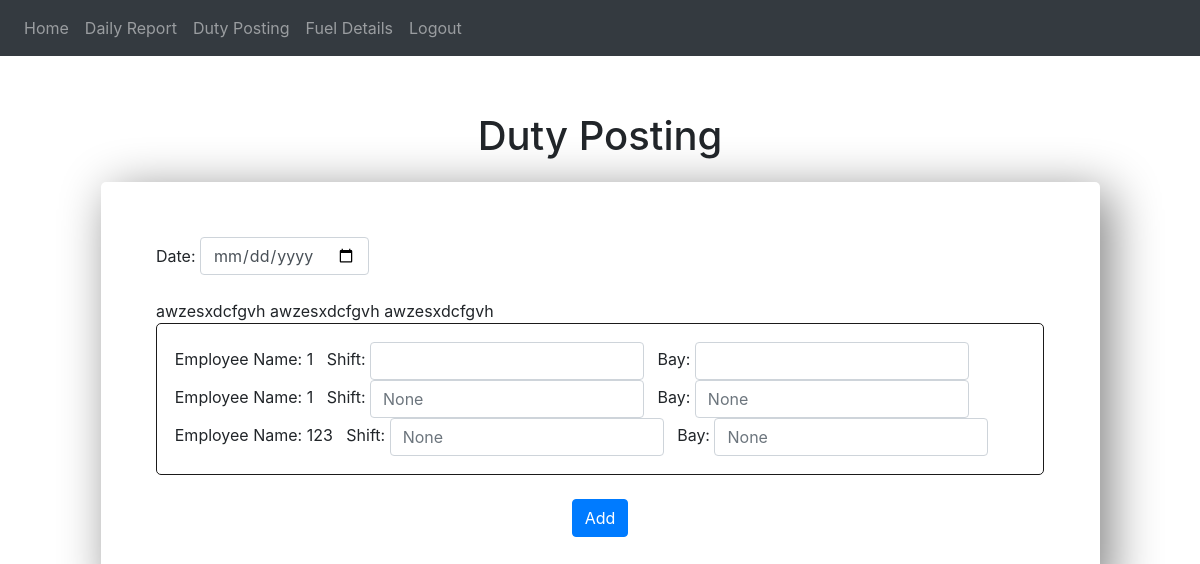
Page /dutyposting (signed in) on the earlier database version.
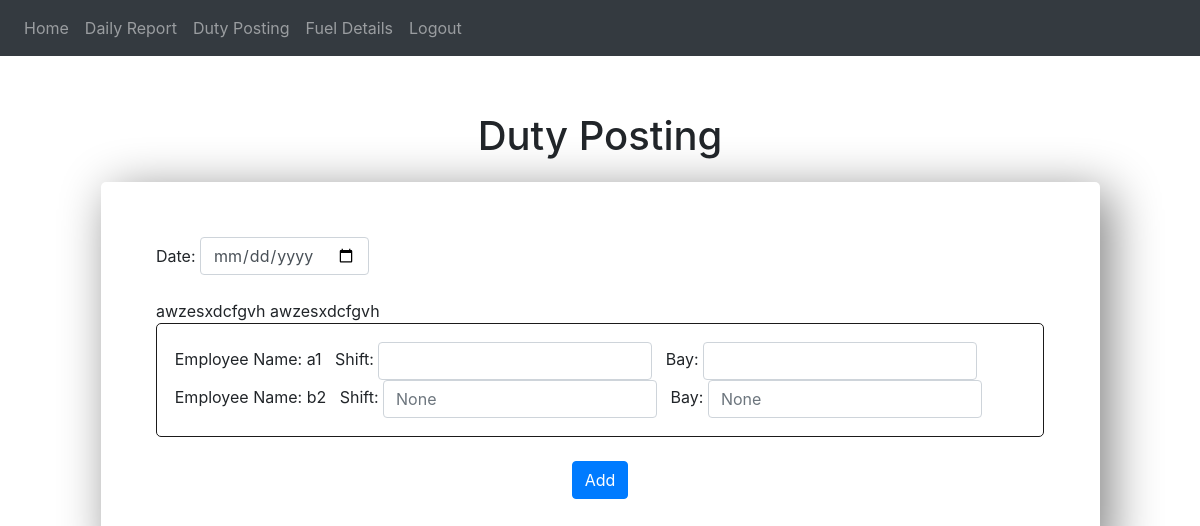
Same page on the later database version.
### website/models.py (models this page shows)
class employee(db.Model):
    emp_id = db.Column(db.Integer, primary_key = True)
    name = db.Column(db.String(150))
    dob = db.Column(db.Date)
    address = db.Column(db.String(300))
    phone = db.Column(db.String(150))
    emp_id_sales = db.relationship('sales')
    emp_id_duty = db.relationship('duty_posting')
    excess_short = db.Column(db.Integer)
    advance = db.Column(db.Integer)

### website/views.py (the view, shortened to what this page needs)
@views.route('/dutyposting', methods=['GET','POST'])
@login_required
def dutyposting():
    date = request.form.get("date")
    name = {}
    shift1 = {}
    bay1 = {}
    for employee1 in employee.query.all():
        shift1[employee1.emp_id] = request.form.get("shift" + str(employee1.emp_id))
        bay1[employee1.emp_id] = request.form.get("bay" + str(employee1.emp_id))
    print(shift1)
    print(bay1)
    employees = employee.query.all()
    print(employees)
    dutyposting = duty_posting.query.filter_by(date=date).all()
    print(dutyposting)
    return render_template("dutyposting.html", user=current_user, employees = employees, name = name, shift = shift1, bay = bay1, dutyposting=dutyposting)

### website/templates/dutyposting.html (shortened to what this page needs)
{% extends 'base.html' %}
{% block content %}
<h1 align="center" style="margin-top: 5%;">Duty Posting</h1>
<div
      style="margin: 5%; margin-top: 2%; border: black 2px; padding: 5%; border-radius: 5px; box-shadow: 10px 10px 50px grey">
      <form method="POST">
            <div class="form-inline">
                  <label for="date">Date:&nbsp;</label>
                  <input type="date" class="form-control" id="date" name="date" style="margin-right: 10%;" />
            </div>
            <br>
<div>
            {% for employee in employees %}
            awzesxdcfgvh
            {% endfor %}
            </div>
            <div style="border: solid rgb(27, 26, 26) 1px; border-radius: 5px; padding: 2%;" class="form-inline">
                  {% for employee1 in employees %}
                  <div>
                  Employee Name:&nbsp;{{employee1.name}}&nbsp;&nbsp;
                  Shift:&nbsp;<input type="text" class="form-control" id="shift{{employee1.emp_id}}" name="shift{{employee1.emp_id}}"
                        placeholder="{{shift[employee1.emp_id-1]}}">&nbsp;&nbsp;
                  Bay:&nbsp;<input type="text" class="form-control" id="bay{{employee1.emp_id}}" name="bay{{employee1.emp_id}}"
                        placeholder="{{bay[employee1.emp_id-1]}}">&nbsp;&nbsp;
                  </div>
                  <br>
                  {% endfor %}
            </div>
            <br>
            <div align="center">
                  <button type="submit" class="btn btn-primary">Add</button>
            </div>
      </form>
</div>
</div>
{% endblock %}

### website/templates/base.html (shortened to what this page needs)
<!DOCTYPE html>
<html>
<head>
  <link rel="stylesheet" href="https://stackpath.bootstrapcdn.com/bootstrap/4.4.1/css/bootstrap.min.css"
 />
  <link rel="stylesheet" href="https://stackpath.bootstrapcdn.com/font-awesome/4.7.0/css/font-awesome.min.css"
 />
</head>
<body>
  <nav class="navbar navbar-expand-lg navbar-dark bg-dark">
    <div class="collapse navbar-collapse" id="navbar">
      <div class="navbar-nav">
        {% if user.is_authenticated %}
       <a class="nav-item nav-link" id="home" href="/">Home</a>
       {% if user.user_id=="manager" %}
            <a class="nav-item nav-link" id="daily" href="/addreport">Daily Report</a>
            <a class="nav-item nav-link" id="dutyposting" href="/dutyposting">Duty Posting</a>
            <a class="nav-item nav-link" id="fueldetails" href="/fueldetails">Fuel Details</a>
       {% endif %}
        <a class="nav-item nav-link" id="logout" href="/logout" style="float: right;">Logout</a>
        {% else %}
        <a class="nav-item nav-link" id="manlogin" href="/login">Login</a>
        {% endif %}
      </div>
  </nav>
  <div class="container-sm">
    {% block content %}
    {% endblock %}
</body>
</html>

Differences in the rows shown:
removed employee: name "123", emp_id "None"
changed employee (number 1 of 2 on the later page): name "1" → "a1"
changed employee "None": name "1" → "b2"
